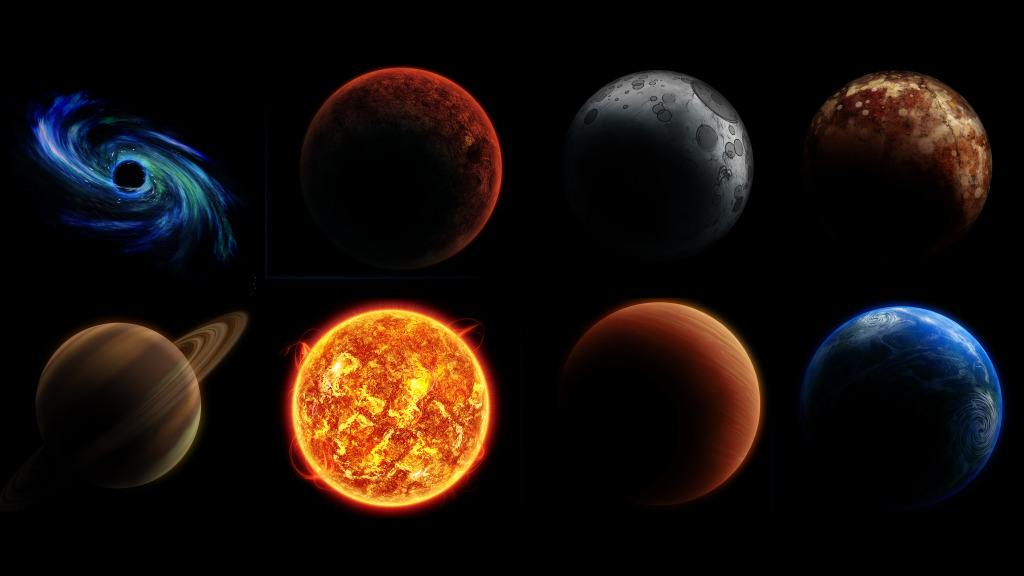
#> input picture 第三章/test11.jpeg, 1024 x 576 px
$ python '圆检测.py'
#> lines starting #> are read from the running program, lines starting #| are printed output that depends on the picture; after the words box and inside, x2 and y2 are one past the last pixel; in counts of white or black regions, pixels touching at a corner belong together
# 作者 ljc
import cv2
import numpy as np

planets = cv2.imread('test11.jpeg')
#> planets is the input picture: shape (576, 1024, 3); mean B, G, R 12.1, 16.4, 25.3
gray_img = cv2.cvtColor(planets, cv2.COLOR_BGR2GRAY)
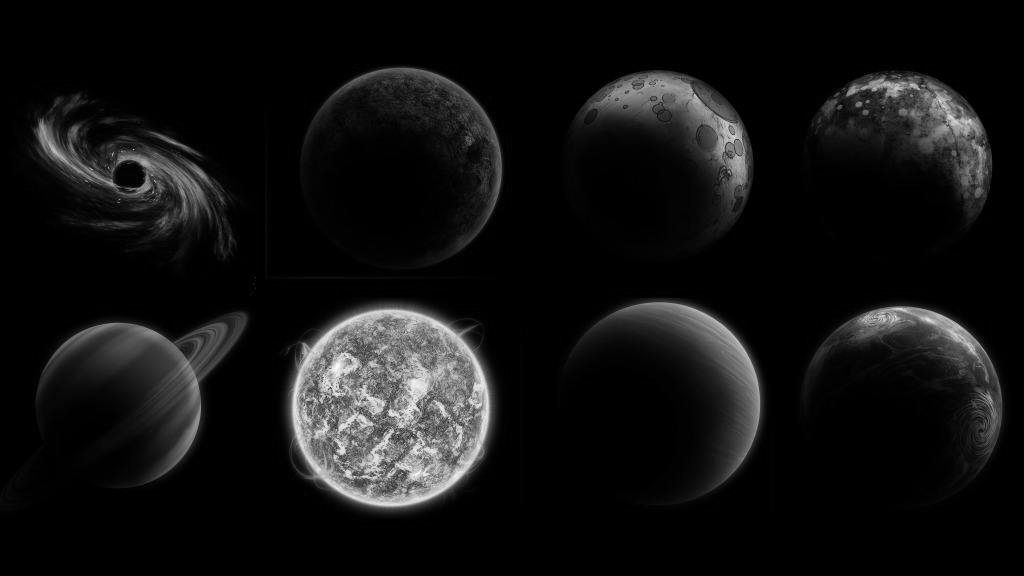
#> gray_img: shape (576, 1024); min 0, max 250, mean 18.6
img = cv2.medianBlur(gray_img, 5)
cimg = cv2.cvtColor(img, cv2.COLOR_GRAY2BGR)

circles = cv2.HoughCircles(img, cv2.HOUGH_GRADIENT, 1, 120,
                           param1=100, param2=30,
                           minRadius=0)
#> circles = 25 rows, first 8: [400.5, 167.5, 100.8], [659.5, 403.5, 100.6], [119.5, 405.5, 81.2], [902.5, 406.5, 99.9], [563.5, 309.5, 234.6], [655.5, 167.5, 97.6], [577.5, 555.5, 260.7], [415.5, 420.5, 65.5]
circles = np.uint16(np.around(circles))
#> circles = 25 rows, first 8: [400, 168, 101], [660, 404, 101], [120, 406, 81], [902, 406, 100], [564, 310, 235], [656, 168, 98], [578, 556, 261], [416, 420, 66]

for i in circles[0, :]:
    cv2.circle(planets, (i[0], i[1]), i[2], (0, 255, 0), 2)
    cv2.circle(planets, (i[0], i[1]), 2, (0, 0, 255), 3)
#> this loop made 25 passes
#> i on passes 1 to 12: [400, 168, 101], [660, 404, 101], [120, 406, 81], [902, 406, 100], [564, 310, 235], [656, 168, 98], [578, 556, 261], [416, 420, 66], [332, 268, 200], [896, 166, 95], [548, 60, 395], [258, 424, 116]
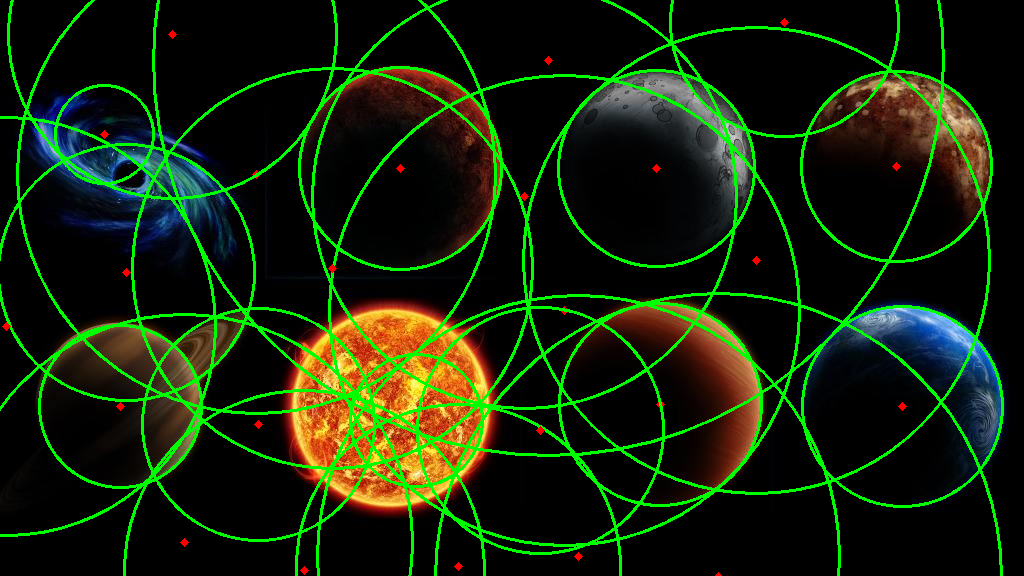
#> planets: shape (576, 1024, 3); 9.41% of pixels changed, all inside (x1, y1, x2, y2) = (0, 0, 1004, 576)

cv2.imwrite('plat.jpg', planets)
cv2.imshow('hought', planets)
cv2.waitKey()
cv2.destroyAllWindows()
